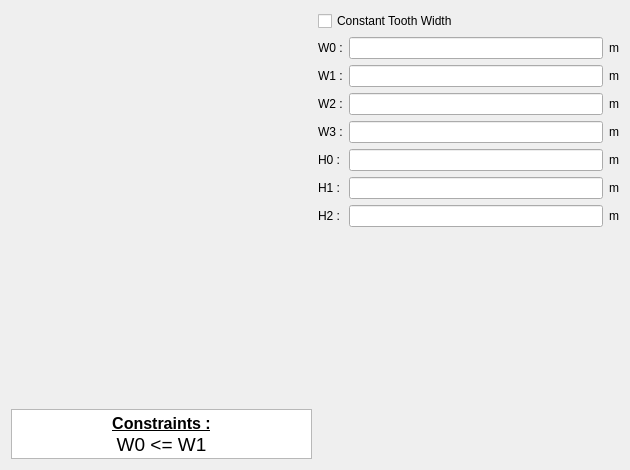
<?xml version="1.0" encoding="UTF-8"?>
<ui version="4.0">
 <class>PWSlot23</class>
 <widget class="QWidget" name="PWSlot23">
  <property name="geometry">
   <rect>
    <x>0</x>
    <y>0</y>
    <width>630</width>
    <height>470</height>
   </rect>
  </property>
  <property name="minimumSize">
   <size>
    <width>630</width>
    <height>470</height>
   </size>
  </property>
  <property name="maximumSize">
   <size>
    <width>16777215</width>
    <height>16777215</height>
   </size>
  </property>
  <property name="windowTitle">
   <string>Form</string>
  </property>
  <layout class="QHBoxLayout" name="horizontalLayout">
   <item>
    <layout class="QVBoxLayout" name="verticalLayout_2">
     <item>
      <widget class="QLabel" name="img_slot">
       <property name="sizePolicy">
        <sizepolicy hsizetype="Expanding" vsizetype="Expanding">
         <horstretch>0</horstretch>
         <verstretch>0</verstretch>
        </sizepolicy>
       </property>
       <property name="maximumSize">
        <size>
         <width>16777215</width>
         <height>16777215</height>
        </size>
       </property>
       <property name="text">
        <string/>
       </property>
       <property name="pixmap">
        <pixmap resource="../../../../Resources/pyleecan.qrc">:/images/images/MachineSetup/WSlot/Slot 23.PNG</pixmap>
       </property>
       <property name="scaledContents">
        <bool>true</bool>
       </property>
      </widget>
     </item>
     <item>
      <widget class="QTextEdit" name="txt_constraint">
       <property name="sizePolicy">
        <sizepolicy hsizetype="Expanding" vsizetype="Fixed">
         <horstretch>0</horstretch>
         <verstretch>0</verstretch>
        </sizepolicy>
       </property>
       <property name="maximumSize">
        <size>
         <width>16777215</width>
         <height>50</height>
        </size>
       </property>
       <property name="verticalScrollBarPolicy">
        <enum>Qt::ScrollBarAlwaysOff</enum>
       </property>
       <property name="html">
        <string>&lt;!DOCTYPE HTML PUBLIC &quot;-//W3C//DTD HTML 4.0//EN&quot; &quot;http://www.w3.org/TR/REC-html40/strict.dtd&quot;&gt;
&lt;html&gt;&lt;head&gt;&lt;meta name=&quot;qrichtext&quot; content=&quot;1&quot; /&gt;&lt;style type=&quot;text/css&quot;&gt;
p, li { white-space: pre-wrap; }
&lt;/style&gt;&lt;/head&gt;&lt;body style=&quot; font-family:'MS Shell Dlg 2'; font-size:7.8pt; font-weight:400; font-style:normal;&quot;&gt;
&lt;p align=&quot;center&quot; style=&quot; margin-top:0px; margin-bottom:0px; margin-left:0px; margin-right:0px; -qt-block-indent:0; text-indent:0px;&quot;&gt;&lt;span style=&quot; font-size:12pt; font-weight:600; text-decoration: underline;&quot;&gt;Constraints :&lt;/span&gt;&lt;/p&gt;
&lt;p align=&quot;center&quot; style=&quot; margin-top:0px; margin-bottom:0px; margin-left:0px; margin-right:0px; -qt-block-indent:0; text-indent:0px;&quot;&gt;&lt;span style=&quot; font-size:14pt;&quot;&gt;W0 &amp;lt;= W1&lt;/span&gt;&lt;/p&gt;&lt;/body&gt;&lt;/html&gt;</string>
       </property>
       <property name="textInteractionFlags">
        <set>Qt::TextSelectableByKeyboard|Qt::TextSelectableByMouse</set>
       </property>
      </widget>
     </item>
    </layout>
   </item>
   <item>
    <layout class="QVBoxLayout" name="verticalLayout">
     <item>
      <widget class="QCheckBox" name="is_cst_tooth">
       <property name="text">
        <string>Constant Tooth Width</string>
       </property>
      </widget>
     </item>
     <item>
      <layout class="QGridLayout" name="gridLayout">
       <item row="0" column="0">
        <widget class="QLabel" name="in_W0">
         <property name="text">
          <string>W0 :</string>
         </property>
        </widget>
       </item>
       <item row="0" column="1">
        <widget class="FloatEdit" name="lf_W0"/>
       </item>
       <item row="0" column="2">
        <widget class="QLabel" name="unit_W0">
         <property name="text">
          <string>m</string>
         </property>
        </widget>
       </item>
       <item row="1" column="0">
        <widget class="QLabel" name="in_W1">
         <property name="text">
          <string>W1 :</string>
         </property>
        </widget>
       </item>
       <item row="1" column="1">
        <widget class="FloatEdit" name="lf_W1"/>
       </item>
       <item row="1" column="2">
        <widget class="QLabel" name="unit_W1">
         <property name="text">
          <string>m</string>
         </property>
        </widget>
       </item>
       <item row="2" column="0">
        <widget class="QLabel" name="in_W2">
         <property name="text">
          <string>W2 :</string>
         </property>
        </widget>
       </item>
       <item row="2" column="1">
        <widget class="FloatEdit" name="lf_W2"/>
       </item>
       <item row="2" column="2">
        <widget class="QLabel" name="unit_W2">
         <property name="text">
          <string>m</string>
         </property>
        </widget>
       </item>
       <item row="3" column="0">
        <widget class="QLabel" name="in_W3">
         <property name="text">
          <string>W3 :</string>
         </property>
        </widget>
       </item>
       <item row="3" column="1">
        <widget class="FloatEdit" name="lf_W3"/>
       </item>
       <item row="3" column="2">
        <widget class="QLabel" name="unit_W3">
         <property name="text">
          <string>m</string>
         </property>
        </widget>
       </item>
       <item row="4" column="0">
        <widget class="QLabel" name="in_H0">
         <property name="text">
          <string>H0 :</string>
         </property>
        </widget>
       </item>
       <item row="4" column="1">
        <widget class="FloatEdit" name="lf_H0"/>
       </item>
       <item row="4" column="2">
        <widget class="QLabel" name="unit_H0">
         <property name="text">
          <string>m</string>
         </property>
        </widget>
       </item>
       <item row="5" column="0">
        <widget class="QLabel" name="in_H1">
         <property name="text">
          <string>H1 :</string>
         </property>
        </widget>
       </item>
       <item row="5" column="1">
        <widget class="FloatEdit" name="lf_H1"/>
       </item>
       <item row="6" column="0">
        <widget class="QLabel" name="in_H2">
         <property name="text">
          <string>H2 :</string>
         </property>
        </widget>
       </item>
       <item row="6" column="1">
        <widget class="FloatEdit" name="lf_H2"/>
       </item>
       <item row="6" column="2">
        <widget class="QLabel" name="unit_H2">
         <property name="text">
          <string>m</string>
         </property>
        </widget>
       </item>
       <item row="5" column="2">
        <widget class="QLabel" name="unit_H1">
         <property name="text">
          <string>m</string>
         </property>
        </widget>
       </item>
      </layout>
     </item>
     <item>
      <widget class="WWSlotOut" name="w_out" native="true"/>
     </item>
    </layout>
   </item>
  </layout>
 </widget>
 <customwidgets>
  <customwidget>
   <class>FloatEdit</class>
   <extends>QLineEdit</extends>
   <header>......GUI/Tools/FloatEdit.h</header>
  </customwidget>
  <customwidget>
   <class>WWSlotOut</class>
   <extends>QWidget</extends>
   <header>......GUI.Dialog.DMachineSetup.SWSlot.WWSlotOut.WWSlotOut.h</header>
   <container>1</container>
  </customwidget>
 </customwidgets>
 <tabstops>
  <tabstop>is_cst_tooth</tabstop>
  <tabstop>lf_W0</tabstop>
  <tabstop>lf_W1</tabstop>
  <tabstop>lf_W2</tabstop>
  <tabstop>lf_W3</tabstop>
  <tabstop>lf_H0</tabstop>
  <tabstop>lf_H1</tabstop>
  <tabstop>lf_H2</tabstop>
  <tabstop>txt_constraint</tabstop>
 </tabstops>
 <resources>
  <include location="../../../../Resources/pyleecan.qrc"/>
  <include location="../../../../Resources/pyleecan.qrc"/>
 </resources>
 <connections/>
</ui>
